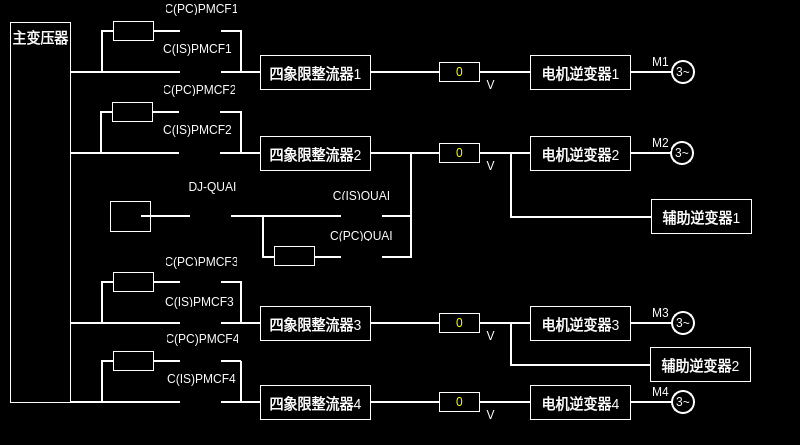
 <widget class="QWidget" name="DeviceData_MainConv">
  <property name="geometry">
   <rect>
    <x>0</x>
    <y>0</y>
    <width>800</width>
    <height>445</height>
   </rect>
  </property>
  <property name="windowTitle">
   <string>Form</string>
  </property>
  <property name="styleSheet">
   <string notr="true">QWidget
{
	background-color: black;
    font:12px;
}
QLabel
{
color:white;
}</string>
  </property>
  <widget class="QLabel" name="LBL_Maincnv">
   <property name="geometry">
    <rect>
     <x>10</x>
     <y>22</y>
     <width>61</width>
     <height>381</height>
    </rect>
   </property>
   <property name="styleSheet">
    <string notr="true">border:1px solid white;
font:14px;</string>
   </property>
   <property name="text">
    <string>主变压器</string>
   </property>
   <property name="alignment">
    <set>Qt::AlignHCenter|Qt::AlignTop</set>
   </property>
  </widget>
  <widget class="QLabel" name="LINE_15">
   <property name="geometry">
    <rect>
     <x>101</x>
     <y>31</y>
     <width>2</width>
     <height>42</height>
    </rect>
   </property>
   <property name="styleSheet">
    <string notr="true">background-color: rgb(255, 255, 255);</string>
   </property>
   <property name="text">
    <string/>
   </property>
  </widget>
  <widget class="QLabel" name="LBL_IS_CF1">
   <property name="geometry">
    <rect>
     <x>180</x>
     <y>56</y>
     <width>41</width>
     <height>25</height>
    </rect>
   </property>
   <property name="styleSheet">
    <string notr="true">border-image: url(:/images/images/SWopen.png);</string>
   </property>
   <property name="text">
    <string/>
   </property>
   <property name="alignment">
    <set>Qt::AlignCenter</set>
   </property>
  </widget>
  <widget class="QLabel" name="LBL_PC_CF1">
   <property name="geometry">
    <rect>
     <x>180</x>
     <y>15</y>
     <width>41</width>
     <height>25</height>
    </rect>
   </property>
   <property name="styleSheet">
    <string notr="true">border-image: url(:/images/images/SWopen.png);</string>
   </property>
   <property name="text">
    <string/>
   </property>
   <property name="alignment">
    <set>Qt::AlignCenter</set>
   </property>
  </widget>
  <widget class="QLabel" name="LINE_14">
   <property name="geometry">
    <rect>
     <x>71</x>
     <y>71</y>
     <width>600</width>
     <height>2</height>
    </rect>
   </property>
   <property name="styleSheet">
    <string notr="true">background-color: rgb(255, 255, 255);</string>
   </property>
   <property name="text">
    <string/>
   </property>
  </widget>
  <widget class="QLabel" name="LINE_13">
   <property name="geometry">
    <rect>
     <x>101</x>
     <y>30</y>
     <width>140</width>
     <height>2</height>
    </rect>
   </property>
   <property name="styleSheet">
    <string notr="true">background-color: rgb(255, 255, 255);</string>
   </property>
   <property name="text">
    <string/>
   </property>
  </widget>
  <widget class="QLabel" name="LBL_T1">
   <property name="geometry">
    <rect>
     <x>113</x>
     <y>21</y>
     <width>41</width>
     <height>20</height>
    </rect>
   </property>
   <property name="styleSheet">
    <string notr="true">border:1px solid white;</string>
   </property>
   <property name="text">
    <string/>
   </property>
   <property name="alignment">
    <set>Qt::AlignHCenter|Qt::AlignTop</set>
   </property>
  </widget>
  <widget class="QLabel" name="LINE_16">
   <property name="geometry">
    <rect>
     <x>100</x>
     <y>112</y>
     <width>2</width>
     <height>42</height>
    </rect>
   </property>
   <property name="styleSheet">
    <string notr="true">background-color: rgb(255, 255, 255);</string>
   </property>
   <property name="text">
    <string/>
   </property>
  </widget>
  <widget class="QLabel" name="LINE_17">
   <property name="geometry">
    <rect>
     <x>70</x>
     <y>152</y>
     <width>600</width>
     <height>2</height>
    </rect>
   </property>
   <property name="styleSheet">
    <string notr="true">background-color: rgb(255, 255, 255);</string>
   </property>
   <property name="text">
    <string/>
   </property>
  </widget>
  <widget class="QLabel" name="LINE_18">
   <property name="geometry">
    <rect>
     <x>100</x>
     <y>111</y>
     <width>140</width>
     <height>2</height>
    </rect>
   </property>
   <property name="styleSheet">
    <string notr="true">background-color: rgb(255, 255, 255);</string>
   </property>
   <property name="text">
    <string/>
   </property>
  </widget>
  <widget class="QLabel" name="LBL_PC_CF2">
   <property name="geometry">
    <rect>
     <x>179</x>
     <y>96</y>
     <width>41</width>
     <height>25</height>
    </rect>
   </property>
   <property name="styleSheet">
    <string notr="true">border-image: url(:/images/images/SWopen.png);</string>
   </property>
   <property name="text">
    <string/>
   </property>
   <property name="alignment">
    <set>Qt::AlignCenter</set>
   </property>
  </widget>
  <widget class="QLabel" name="LBL_IS_CF2">
   <property name="geometry">
    <rect>
     <x>179</x>
     <y>137</y>
     <width>41</width>
     <height>25</height>
    </rect>
   </property>
   <property name="styleSheet">
    <string notr="true">border-image: url(:/images/images/SWopen.png);</string>
   </property>
   <property name="text">
    <string/>
   </property>
   <property name="alignment">
    <set>Qt::AlignCenter</set>
   </property>
  </widget>
  <widget class="QLabel" name="LBL_T2">
   <property name="geometry">
    <rect>
     <x>112</x>
     <y>102</y>
     <width>41</width>
     <height>20</height>
    </rect>
   </property>
   <property name="styleSheet">
    <string notr="true">border:1px solid white;</string>
   </property>
   <property name="text">
    <string/>
   </property>
   <property name="alignment">
    <set>Qt::AlignHCenter|Qt::AlignTop</set>
   </property>
  </widget>
  <widget class="QLabel" name="LINE_19">
   <property name="geometry">
    <rect>
     <x>101</x>
     <y>282</y>
     <width>2</width>
     <height>42</height>
    </rect>
   </property>
   <property name="styleSheet">
    <string notr="true">background-color: rgb(255, 255, 255);</string>
   </property>
   <property name="text">
    <string/>
   </property>
  </widget>
  <widget class="QLabel" name="LINE_20">
   <property name="geometry">
    <rect>
     <x>71</x>
     <y>322</y>
     <width>600</width>
     <height>2</height>
    </rect>
   </property>
   <property name="styleSheet">
    <string notr="true">background-color: rgb(255, 255, 255);</string>
   </property>
   <property name="text">
    <string/>
   </property>
  </widget>
  <widget class="QLabel" name="LINE_21">
   <property name="geometry">
    <rect>
     <x>101</x>
     <y>281</y>
     <width>140</width>
     <height>2</height>
    </rect>
   </property>
   <property name="styleSheet">
    <string notr="true">background-color: rgb(255, 255, 255);</string>
   </property>
   <property name="text">
    <string/>
   </property>
  </widget>
  <widget class="QLabel" name="LBL_PC_CF3">
   <property name="geometry">
    <rect>
     <x>180</x>
     <y>266</y>
     <width>41</width>
     <height>25</height>
    </rect>
   </property>
   <property name="styleSheet">
    <string notr="true">border-image: url(:/images/images/SWopen.png);</string>
   </property>
   <property name="text">
    <string/>
   </property>
   <property name="alignment">
    <set>Qt::AlignCenter</set>
   </property>
  </widget>
  <widget class="QLabel" name="LBL_IS_CF3">
   <property name="geometry">
    <rect>
     <x>180</x>
     <y>307</y>
     <width>41</width>
     <height>25</height>
    </rect>
   </property>
   <property name="styleSheet">
    <string notr="true">border-image: url(:/images/images/SWopen.png);</string>
   </property>
   <property name="text">
    <string/>
   </property>
   <property name="alignment">
    <set>Qt::AlignCenter</set>
   </property>
  </widget>
  <widget class="QLabel" name="LBL_T3">
   <property name="geometry">
    <rect>
     <x>113</x>
     <y>272</y>
     <width>41</width>
     <height>20</height>
    </rect>
   </property>
   <property name="styleSheet">
    <string notr="true">border:1px solid white;</string>
   </property>
   <property name="text">
    <string/>
   </property>
   <property name="alignment">
    <set>Qt::AlignHCenter|Qt::AlignTop</set>
   </property>
  </widget>
  <widget class="QLabel" name="LINE_22">
   <property name="geometry">
    <rect>
     <x>101</x>
     <y>361</y>
     <width>2</width>
     <height>42</height>
    </rect>
   </property>
   <property name="styleSheet">
    <string notr="true">background-color: rgb(255, 255, 255);</string>
   </property>
   <property name="text">
    <string/>
   </property>
  </widget>
  <widget class="QLabel" name="LINE_23">
   <property name="geometry">
    <rect>
     <x>71</x>
     <y>401</y>
     <width>600</width>
     <height>2</height>
    </rect>
   </property>
   <property name="styleSheet">
    <string notr="true">background-color: rgb(255, 255, 255);</string>
   </property>
   <property name="text">
    <string/>
   </property>
  </widget>
  <widget class="QLabel" name="LINE_24">
   <property name="geometry">
    <rect>
     <x>101</x>
     <y>360</y>
     <width>140</width>
     <height>2</height>
    </rect>
   </property>
   <property name="styleSheet">
    <string notr="true">background-color: rgb(255, 255, 255);</string>
   </property>
   <property name="text">
    <string/>
   </property>
  </widget>
  <widget class="QLabel" name="LBL_PC_CF4">
   <property name="geometry">
    <rect>
     <x>180</x>
     <y>345</y>
     <width>41</width>
     <height>25</height>
    </rect>
   </property>
   <property name="styleSheet">
    <string notr="true">border-image: url(:/images/images/SWopen.png);</string>
   </property>
   <property name="text">
    <string/>
   </property>
   <property name="alignment">
    <set>Qt::AlignCenter</set>
   </property>
  </widget>
  <widget class="QLabel" name="LBL_IS_CF4">
   <property name="geometry">
    <rect>
     <x>180</x>
     <y>386</y>
     <width>41</width>
     <height>25</height>
    </rect>
   </property>
   <property name="styleSheet">
    <string notr="true">border-image: url(:/images/images/SWopen.png);</string>
   </property>
   <property name="text">
    <string/>
   </property>
   <property name="alignment">
    <set>Qt::AlignCenter</set>
   </property>
  </widget>
  <widget class="QLabel" name="LBL_T4">
   <property name="geometry">
    <rect>
     <x>113</x>
     <y>351</y>
     <width>41</width>
     <height>20</height>
    </rect>
   </property>
   <property name="styleSheet">
    <string notr="true">border:1px solid white;</string>
   </property>
   <property name="text">
    <string/>
   </property>
   <property name="alignment">
    <set>Qt::AlignHCenter|Qt::AlignTop</set>
   </property>
  </widget>
  <widget class="QLabel" name="LBL_QUAI">
   <property name="geometry">
    <rect>
     <x>110</x>
     <y>201</y>
     <width>41</width>
     <height>31</height>
    </rect>
   </property>
   <property name="styleSheet">
    <string notr="true">border:1px solid white;
image: url(:/images/images/PCQUAI.png);</string>
   </property>
   <property name="text">
    <string/>
   </property>
   <property name="alignment">
    <set>Qt::AlignCenter</set>
   </property>
  </widget>
  <widget class="QLabel" name="LINE_5">
   <property name="geometry">
    <rect>
     <x>141</x>
     <y>215</y>
     <width>270</width>
     <height>2</height>
    </rect>
   </property>
   <property name="styleSheet">
    <string notr="true">background-color: rgb(255, 255, 255);</string>
   </property>
   <property name="text">
    <string/>
   </property>
  </widget>
  <widget class="QLabel" name="LBL_Tip_4">
   <property name="geometry">
    <rect>
     <x>182</x>
     <y>178</y>
     <width>61</width>
     <height>17</height>
    </rect>
   </property>
   <property name="text">
    <string>DJ-QUAI</string>
   </property>
   <property name="alignment">
    <set>Qt::AlignCenter</set>
   </property>
  </widget>
  <widget class="QLabel" name="LBL_DJQUAI">
   <property name="geometry">
    <rect>
     <x>190</x>
     <y>200</y>
     <width>41</width>
     <height>25</height>
    </rect>
   </property>
   <property name="styleSheet">
    <string notr="true">border-image: url(:/images/images/PHopen.png);</string>
   </property>
   <property name="text">
    <string/>
   </property>
   <property name="alignment">
    <set>Qt::AlignCenter</set>
   </property>
  </widget>
  <widget class="QLabel" name="LBL_T5">
   <property name="geometry">
    <rect>
     <x>274</x>
     <y>246</y>
     <width>41</width>
     <height>20</height>
    </rect>
   </property>
   <property name="styleSheet">
    <string notr="true">border:1px solid white;</string>
   </property>
   <property name="text">
    <string/>
   </property>
   <property name="alignment">
    <set>Qt::AlignHCenter|Qt::AlignTop</set>
   </property>
  </widget>
  <widget class="QLabel" name="LINE_25">
   <property name="geometry">
    <rect>
     <x>262</x>
     <y>256</y>
     <width>150</width>
     <height>2</height>
    </rect>
   </property>
   <property name="styleSheet">
    <string notr="true">background-color: rgb(255, 255, 255);</string>
   </property>
   <property name="text">
    <string/>
   </property>
  </widget>
  <widget class="QLabel" name="LINE_26">
   <property name="geometry">
    <rect>
     <x>262</x>
     <y>216</y>
     <width>2</width>
     <height>42</height>
    </rect>
   </property>
   <property name="styleSheet">
    <string notr="true">background-color: rgb(255, 255, 255);</string>
   </property>
   <property name="text">
    <string/>
   </property>
  </widget>
  <widget class="QLabel" name="LBL_IS_QUAI">
   <property name="geometry">
    <rect>
     <x>341</x>
     <y>200</y>
     <width>41</width>
     <height>25</height>
    </rect>
   </property>
   <property name="styleSheet">
    <string notr="true">border-image: url(:/images/images/SWopen.png);</string>
   </property>
   <property name="text">
    <string/>
   </property>
   <property name="alignment">
    <set>Qt::AlignCenter</set>
   </property>
  </widget>
  <widget class="QLabel" name="LBL_PC_QUAI">
   <property name="geometry">
    <rect>
     <x>341</x>
     <y>241</y>
     <width>41</width>
     <height>25</height>
    </rect>
   </property>
   <property name="styleSheet">
    <string notr="true">border-image: url(:/images/images/SWopen.png);</string>
   </property>
   <property name="text">
    <string/>
   </property>
   <property name="alignment">
    <set>Qt::AlignCenter</set>
   </property>
  </widget>
  <widget class="QLabel" name="LBL_4QS1">
   <property name="geometry">
    <rect>
     <x>260</x>
     <y>55</y>
     <width>111</width>
     <height>35</height>
    </rect>
   </property>
   <property name="styleSheet">
    <string notr="true">border:1px solid white;
font:14px;</string>
   </property>
   <property name="text">
    <string>四象限整流器1</string>
   </property>
   <property name="alignment">
    <set>Qt::AlignCenter</set>
   </property>
  </widget>
  <widget class="QLabel" name="LBL_4QS2">
   <property name="geometry">
    <rect>
     <x>260</x>
     <y>136</y>
     <width>111</width>
     <height>35</height>
    </rect>
   </property>
   <property name="styleSheet">
    <string notr="true">border:1px solid white;
font:14px;</string>
   </property>
   <property name="text">
    <string>四象限整流器2</string>
   </property>
   <property name="alignment">
    <set>Qt::AlignCenter</set>
   </property>
  </widget>
  <widget class="QLabel" name="LINE_27">
   <property name="geometry">
    <rect>
     <x>240</x>
     <y>111</y>
     <width>2</width>
     <height>42</height>
    </rect>
   </property>
   <property name="styleSheet">
    <string notr="true">background-color: rgb(255, 255, 255);</string>
   </property>
   <property name="text">
    <string/>
   </property>
  </widget>
  <widget class="QLabel" name="LINE_28">
   <property name="geometry">
    <rect>
     <x>240</x>
     <y>30</y>
     <width>2</width>
     <height>42</height>
    </rect>
   </property>
   <property name="styleSheet">
    <string notr="true">background-color: rgb(255, 255, 255);</string>
   </property>
   <property name="text">
    <string/>
   </property>
  </widget>
  <widget class="QLabel" name="LINE_29">
   <property name="geometry">
    <rect>
     <x>240</x>
     <y>281</y>
     <width>2</width>
     <height>42</height>
    </rect>
   </property>
   <property name="styleSheet">
    <string notr="true">background-color: rgb(255, 255, 255);</string>
   </property>
   <property name="text">
    <string/>
   </property>
  </widget>
  <widget class="QLabel" name="LINE_30">
   <property name="geometry">
    <rect>
     <x>240</x>
     <y>361</y>
     <width>2</width>
     <height>42</height>
    </rect>
   </property>
   <property name="styleSheet">
    <string notr="true">background-color: rgb(255, 255, 255);</string>
   </property>
   <property name="text">
    <string/>
   </property>
  </widget>
  <widget class="QLabel" name="LBL_4QS3">
   <property name="geometry">
    <rect>
     <x>260</x>
     <y>306</y>
     <width>111</width>
     <height>35</height>
    </rect>
   </property>
   <property name="styleSheet">
    <string notr="true">border:1px solid white;
font:14px;</string>
   </property>
   <property name="text">
    <string>四象限整流器3</string>
   </property>
   <property name="alignment">
    <set>Qt::AlignCenter</set>
   </property>
  </widget>
  <widget class="QLabel" name="LBL_4QS4">
   <property name="geometry">
    <rect>
     <x>260</x>
     <y>385</y>
     <width>111</width>
     <height>35</height>
    </rect>
   </property>
   <property name="styleSheet">
    <string notr="true">border:1px solid white;
font:14px;</string>
   </property>
   <property name="text">
    <string>四象限整流器4</string>
   </property>
   <property name="alignment">
    <set>Qt::AlignCenter</set>
   </property>
  </widget>
  <widget class="QLabel" name="LBL_Volta1">
   <property name="geometry">
    <rect>
     <x>439</x>
     <y>62</y>
     <width>41</width>
     <height>20</height>
    </rect>
   </property>
   <property name="styleSheet">
    <string notr="true">border:1px solid white;
color:rgb(255,255,0);</string>
   </property>
   <property name="text">
    <string>0</string>
   </property>
   <property name="alignment">
    <set>Qt::AlignCenter</set>
   </property>
  </widget>
  <widget class="QLabel" name="LBL_Volta2">
   <property name="geometry">
    <rect>
     <x>439</x>
     <y>143</y>
     <width>41</width>
     <height>20</height>
    </rect>
   </property>
   <property name="styleSheet">
    <string notr="true">border:1px solid white;
color:rgb(255,255,0);</string>
   </property>
   <property name="text">
    <string>0</string>
   </property>
   <property name="alignment">
    <set>Qt::AlignCenter</set>
   </property>
  </widget>
  <widget class="QLabel" name="LBL_Volta3">
   <property name="geometry">
    <rect>
     <x>439</x>
     <y>313</y>
     <width>41</width>
     <height>20</height>
    </rect>
   </property>
   <property name="styleSheet">
    <string notr="true">border:1px solid white;
color:rgb(255,255,0);</string>
   </property>
   <property name="text">
    <string>0</string>
   </property>
   <property name="alignment">
    <set>Qt::AlignCenter</set>
   </property>
  </widget>
  <widget class="QLabel" name="LBL_Volta4">
   <property name="geometry">
    <rect>
     <x>439</x>
     <y>392</y>
     <width>41</width>
     <height>20</height>
    </rect>
   </property>
   <property name="styleSheet">
    <string notr="true">border:1px solid white;
color:rgb(255,255,0);</string>
   </property>
   <property name="text">
    <string>0</string>
   </property>
   <property name="alignment">
    <set>Qt::AlignCenter</set>
   </property>
  </widget>
  <widget class="QLabel" name="LINE_31">
   <property name="geometry">
    <rect>
     <x>410</x>
     <y>153</y>
     <width>2</width>
     <height>105</height>
    </rect>
   </property>
   <property name="styleSheet">
    <string notr="true">background-color: rgb(255, 255, 255);</string>
   </property>
   <property name="text">
    <string/>
   </property>
  </widget>
  <widget class="QLabel" name="LBL_Tip_5">
   <property name="geometry">
    <rect>
     <x>480</x>
     <y>76</y>
     <width>21</width>
     <height>17</height>
    </rect>
   </property>
   <property name="text">
    <string>V</string>
   </property>
   <property name="alignment">
    <set>Qt::AlignCenter</set>
   </property>
  </widget>
  <widget class="QLabel" name="LBL_Tip_6">
   <property name="geometry">
    <rect>
     <x>480</x>
     <y>157</y>
     <width>21</width>
     <height>17</height>
    </rect>
   </property>
   <property name="text">
    <string>V</string>
   </property>
   <property name="alignment">
    <set>Qt::AlignCenter</set>
   </property>
  </widget>
  <widget class="QLabel" name="LBL_Tip_7">
   <property name="geometry">
    <rect>
     <x>480</x>
     <y>327</y>
     <width>21</width>
     <height>17</height>
    </rect>
   </property>
   <property name="text">
    <string>V</string>
   </property>
   <property name="alignment">
    <set>Qt::AlignCenter</set>
   </property>
  </widget>
  <widget class="QLabel" name="LBL_Tip_8">
   <property name="geometry">
    <rect>
     <x>480</x>
     <y>406</y>
     <width>21</width>
     <height>17</height>
    </rect>
   </property>
   <property name="text">
    <string>V</string>
   </property>
   <property name="alignment">
    <set>Qt::AlignCenter</set>
   </property>
  </widget>
  <widget class="QLabel" name="LBL_INV2">
   <property name="geometry">
    <rect>
     <x>530</x>
     <y>136</y>
     <width>101</width>
     <height>35</height>
    </rect>
   </property>
   <property name="styleSheet">
    <string notr="true">border:1px solid white;
font:14px;</string>
   </property>
   <property name="text">
    <string>电机逆变器2</string>
   </property>
   <property name="alignment">
    <set>Qt::AlignCenter</set>
   </property>
  </widget>
  <widget class="QLabel" name="LBL_INV4">
   <property name="geometry">
    <rect>
     <x>530</x>
     <y>385</y>
     <width>101</width>
     <height>35</height>
    </rect>
   </property>
   <property name="styleSheet">
    <string notr="true">border:1px solid white;
font:14px;</string>
   </property>
   <property name="text">
    <string>电机逆变器4</string>
   </property>
   <property name="alignment">
    <set>Qt::AlignCenter</set>
   </property>
  </widget>
  <widget class="QLabel" name="LBL_INV1">
   <property name="geometry">
    <rect>
     <x>530</x>
     <y>55</y>
     <width>101</width>
     <height>35</height>
    </rect>
   </property>
   <property name="styleSheet">
    <string notr="true">border:1px solid white;
font:14px;</string>
   </property>
   <property name="text">
    <string>电机逆变器1</string>
   </property>
   <property name="alignment">
    <set>Qt::AlignCenter</set>
   </property>
  </widget>
  <widget class="QLabel" name="LBL_INV3">
   <property name="geometry">
    <rect>
     <x>530</x>
     <y>306</y>
     <width>101</width>
     <height>35</height>
    </rect>
   </property>
   <property name="styleSheet">
    <string notr="true">border:1px solid white;
font:14px;</string>
   </property>
   <property name="text">
    <string>电机逆变器3</string>
   </property>
   <property name="alignment">
    <set>Qt::AlignCenter</set>
   </property>
  </widget>
  <widget class="QLabel" name="LBL_M1">
   <property name="geometry">
    <rect>
     <x>671</x>
     <y>60</y>
     <width>24</width>
     <height>24</height>
    </rect>
   </property>
   <property name="styleSheet">
    <string notr="true">border:2px solid white;
border-radius:12px;</string>
   </property>
   <property name="text">
    <string>3~</string>
   </property>
   <property name="alignment">
    <set>Qt::AlignCenter</set>
   </property>
  </widget>
  <widget class="QLabel" name="LBL_M2">
   <property name="geometry">
    <rect>
     <x>670</x>
     <y>141</y>
     <width>24</width>
     <height>24</height>
    </rect>
   </property>
   <property name="styleSheet">
    <string notr="true">border:2px solid white;
border-radius:12px;</string>
   </property>
   <property name="text">
    <string>3~</string>
   </property>
   <property name="alignment">
    <set>Qt::AlignCenter</set>
   </property>
  </widget>
  <widget class="QLabel" name="LBL_M3">
   <property name="geometry">
    <rect>
     <x>671</x>
     <y>311</y>
     <width>24</width>
     <height>24</height>
    </rect>
   </property>
   <property name="styleSheet">
    <string notr="true">border:2px solid white;
border-radius:12px;</string>
   </property>
   <property name="text">
    <string>3~</string>
   </property>
   <property name="alignment">
    <set>Qt::AlignCenter</set>
   </property>
  </widget>
  <widget class="QLabel" name="LBL_M4">
   <property name="geometry">
    <rect>
     <x>671</x>
     <y>390</y>
     <width>24</width>
     <height>24</height>
    </rect>
   </property>
   <property name="styleSheet">
    <string notr="true">border:2px solid white;
border-radius:12px;</string>
   </property>
   <property name="text">
    <string>3~</string>
   </property>
   <property name="alignment">
    <set>Qt::AlignCenter</set>
   </property>
  </widget>
  <widget class="QLabel" name="LBL_SIV1">
   <property name="geometry">
    <rect>
     <x>651</x>
     <y>199</y>
     <width>101</width>
     <height>35</height>
    </rect>
   </property>
   <property name="styleSheet">
    <string notr="true">border:1px solid white;
font:14px;</string>
   </property>
   <property name="text">
    <string>辅助逆变器1</string>
   </property>
   <property name="alignment">
    <set>Qt::AlignCenter</set>
   </property>
  </widget>
  <widget class="QLabel" name="LINE_32">
   <property name="geometry">
    <rect>
     <x>510</x>
     <y>153</y>
     <width>2</width>
     <height>65</height>
    </rect>
   </property>
   <property name="styleSheet">
    <string notr="true">background-color: rgb(255, 255, 255);</string>
   </property>
   <property name="text">
    <string/>
   </property>
  </widget>
  <widget class="QLabel" name="LINE_33">
   <property name="geometry">
    <rect>
     <x>511</x>
     <y>216</y>
     <width>140</width>
     <height>2</height>
    </rect>
   </property>
   <property name="styleSheet">
    <string notr="true">background-color: rgb(255, 255, 255);</string>
   </property>
   <property name="text">
    <string/>
   </property>
  </widget>
  <widget class="QLabel" name="LINE_34">
   <property name="geometry">
    <rect>
     <x>510</x>
     <y>364</y>
     <width>140</width>
     <height>2</height>
    </rect>
   </property>
   <property name="styleSheet">
    <string notr="true">background-color: rgb(255, 255, 255);</string>
   </property>
   <property name="text">
    <string/>
   </property>
  </widget>
  <widget class="QLabel" name="LINE_35">
   <property name="geometry">
    <rect>
     <x>510</x>
     <y>322</y>
     <width>2</width>
     <height>44</height>
    </rect>
   </property>
   <property name="styleSheet">
    <string notr="true">background-color: rgb(255, 255, 255);</string>
   </property>
   <property name="text">
    <string/>
   </property>
  </widget>
  <widget class="QLabel" name="LBL_SIV2">
   <property name="geometry">
    <rect>
     <x>650</x>
     <y>347</y>
     <width>101</width>
     <height>35</height>
    </rect>
   </property>
   <property name="styleSheet">
    <string notr="true">border:1px solid white;
font:14px;</string>
   </property>
   <property name="text">
    <string>辅助逆变器2</string>
   </property>
   <property name="alignment">
    <set>Qt::AlignCenter</set>
   </property>
  </widget>
  <widget class="QLabel" name="LBL_Tip_9">
   <property name="geometry">
    <rect>
     <x>166</x>
     <y>0</y>
     <width>71</width>
     <height>17</height>
    </rect>
   </property>
   <property name="text">
    <string>C(PC)PMCF1</string>
   </property>
   <property name="alignment">
    <set>Qt::AlignCenter</set>
   </property>
  </widget>
  <widget class="QLabel" name="LBL_Tip_10">
   <property name="geometry">
    <rect>
     <x>164</x>
     <y>81</y>
     <width>71</width>
     <height>17</height>
    </rect>
   </property>
   <property name="text">
    <string>C(PC)PMCF2</string>
   </property>
   <property name="alignment">
    <set>Qt::AlignCenter</set>
   </property>
  </widget>
  <widget class="QLabel" name="LBL_Tip_11">
   <property name="geometry">
    <rect>
     <x>162</x>
     <y>40</y>
     <width>71</width>
     <height>17</height>
    </rect>
   </property>
   <property name="text">
    <string>C(IS)PMCF1</string>
   </property>
   <property name="alignment">
    <set>Qt::AlignCenter</set>
   </property>
  </widget>
  <widget class="QLabel" name="LBL_Tip_12">
   <property name="geometry">
    <rect>
     <x>162</x>
     <y>121</y>
     <width>71</width>
     <height>17</height>
    </rect>
   </property>
   <property name="text">
    <string>C(IS)PMCF2</string>
   </property>
   <property name="alignment">
    <set>Qt::AlignCenter</set>
   </property>
  </widget>
  <widget class="QLabel" name="LBL_Tip_13">
   <property name="geometry">
    <rect>
     <x>164</x>
     <y>293</y>
     <width>71</width>
     <height>17</height>
    </rect>
   </property>
   <property name="text">
    <string>C(IS)PMCF3</string>
   </property>
   <property name="alignment">
    <set>Qt::AlignCenter</set>
   </property>
  </widget>
  <widget class="QLabel" name="LBL_Tip_14">
   <property name="geometry">
    <rect>
     <x>166</x>
     <y>253</y>
     <width>71</width>
     <height>17</height>
    </rect>
   </property>
   <property name="text">
    <string>C(PC)PMCF3</string>
   </property>
   <property name="alignment">
    <set>Qt::AlignCenter</set>
   </property>
  </widget>
  <widget class="QLabel" name="LBL_Tip_15">
   <property name="geometry">
    <rect>
     <x>166</x>
     <y>370</y>
     <width>71</width>
     <height>17</height>
    </rect>
   </property>
   <property name="text">
    <string>C(IS)PMCF4</string>
   </property>
   <property name="alignment">
    <set>Qt::AlignCenter</set>
   </property>
  </widget>
  <widget class="QLabel" name="LBL_Tip_16">
   <property name="geometry">
    <rect>
     <x>167</x>
     <y>330</y>
     <width>71</width>
     <height>17</height>
    </rect>
   </property>
   <property name="text">
    <string>C(PC)PMCF4</string>
   </property>
   <property name="alignment">
    <set>Qt::AlignCenter</set>
   </property>
  </widget>
  <widget class="QLabel" name="LBL_Tip_17">
   <property name="geometry">
    <rect>
     <x>326</x>
     <y>187</y>
     <width>71</width>
     <height>17</height>
    </rect>
   </property>
   <property name="text">
    <string>C(IS)QUAI</string>
   </property>
   <property name="alignment">
    <set>Qt::AlignCenter</set>
   </property>
  </widget>
  <widget class="QLabel" name="LBL_Tip_18">
   <property name="geometry">
    <rect>
     <x>326</x>
     <y>227</y>
     <width>71</width>
     <height>17</height>
    </rect>
   </property>
   <property name="text">
    <string>C(PC)QUAI</string>
   </property>
   <property name="alignment">
    <set>Qt::AlignCenter</set>
   </property>
  </widget>
  <widget class="QLabel" name="LBL_Tip_19">
   <property name="geometry">
    <rect>
     <x>650</x>
     <y>134</y>
     <width>21</width>
     <height>17</height>
    </rect>
   </property>
   <property name="text">
    <string>M2</string>
   </property>
   <property name="alignment">
    <set>Qt::AlignCenter</set>
   </property>
  </widget>
  <widget class="QLabel" name="LBL_Tip_20">
   <property name="geometry">
    <rect>
     <x>650</x>
     <y>383</y>
     <width>21</width>
     <height>17</height>
    </rect>
   </property>
   <property name="text">
    <string>M4</string>
   </property>
   <property name="alignment">
    <set>Qt::AlignCenter</set>
   </property>
  </widget>
  <widget class="QLabel" name="LBL_Tip_21">
   <property name="geometry">
    <rect>
     <x>650</x>
     <y>53</y>
     <width>21</width>
     <height>17</height>
    </rect>
   </property>
   <property name="text">
    <string>M1</string>
   </property>
   <property name="alignment">
    <set>Qt::AlignCenter</set>
   </property>
  </widget>
  <widget class="QLabel" name="LBL_Tip_22">
   <property name="geometry">
    <rect>
     <x>650</x>
     <y>304</y>
     <width>21</width>
     <height>17</height>
    </rect>
   </property>
   <property name="text">
    <string>M3</string>
   </property>
   <property name="alignment">
    <set>Qt::AlignCenter</set>
   </property>
  </widget>
  <zorder>LBL_Tip_7</zorder>
  <zorder>LBL_Maincnv</zorder>
  <zorder>LINE_15</zorder>
  <zorder>LINE_14</zorder>
  <zorder>LINE_13</zorder>
  <zorder>LBL_T1</zorder>
  <zorder>LINE_16</zorder>
  <zorder>LINE_17</zorder>
  <zorder>LINE_18</zorder>
  <zorder>LBL_IS_CF2</zorder>
  <zorder>LBL_T2</zorder>
  <zorder>LINE_19</zorder>
  <zorder>LINE_20</zorder>
  <zorder>LINE_21</zorder>
  <zorder>LBL_T3</zorder>
  <zorder>LINE_22</zorder>
  <zorder>LINE_23</zorder>
  <zorder>LINE_24</zorder>
  <zorder>LBL_PC_CF4</zorder>
  <zorder>LBL_IS_CF4</zorder>
  <zorder>LBL_T4</zorder>
  <zorder>LBL_QUAI</zorder>
  <zorder>LINE_5</zorder>
  <zorder>LBL_Tip_4</zorder>
  <zorder>LBL_DJQUAI</zorder>
  <zorder>LINE_25</zorder>
  <zorder>LINE_26</zorder>
  <zorder>LBL_T5</zorder>
  <zorder>LBL_4QS1</zorder>
  <zorder>LBL_4QS2</zorder>
  <zorder>LINE_27</zorder>
  <zorder>LINE_28</zorder>
  <zorder>LINE_29</zorder>
  <zorder>LINE_30</zorder>
  <zorder>LBL_4QS3</zorder>
  <zorder>LBL_4QS4</zorder>
  <zorder>LBL_Volta1</zorder>
  <zorder>LBL_Volta2</zorder>
  <zorder>LBL_Volta3</zorder>
  <zorder>LBL_Volta4</zorder>
  <zorder>LINE_31</zorder>
  <zorder>LBL_Tip_5</zorder>
  <zorder>LBL_Tip_6</zorder>
  <zorder>LBL_Tip_8</zorder>
  <zorder>LBL_INV2</zorder>
  <zorder>LBL_INV4</zorder>
  <zorder>LBL_INV1</zorder>
  <zorder>LBL_INV3</zorder>
  <zorder>LBL_M1</zorder>
  <zorder>LBL_M2</zorder>
  <zorder>LBL_M3</zorder>
  <zorder>LBL_M4</zorder>
  <zorder>LBL_SIV1</zorder>
  <zorder>LINE_32</zorder>
  <zorder>LINE_33</zorder>
  <zorder>LINE_34</zorder>
  <zorder>LINE_35</zorder>
  <zorder>LBL_SIV2</zorder>
  <zorder>LBL_Tip_9</zorder>
  <zorder>LBL_PC_CF1</zorder>
  <zorder>LBL_Tip_10</zorder>
  <zorder>LBL_PC_CF2</zorder>
  <zorder>LBL_IS_CF1</zorder>
  <zorder>LBL_Tip_11</zorder>
  <zorder>LBL_Tip_12</zorder>
  <zorder>LBL_Tip_13</zorder>
  <zorder>LBL_Tip_14</zorder>
  <zorder>LBL_PC_CF3</zorder>
  <zorder>LBL_IS_CF3</zorder>
  <zorder>LBL_Tip_15</zorder>
  <zorder>LBL_Tip_16</zorder>
  <zorder>LBL_Tip_17</zorder>
  <zorder>LBL_Tip_18</zorder>
  <zorder>LBL_IS_QUAI</zorder>
  <zorder>LBL_PC_QUAI</zorder>
  <zorder>LBL_Tip_19</zorder>
  <zorder>LBL_Tip_20</zorder>
  <zorder>LBL_Tip_21</zorder>
  <zorder>LBL_Tip_22</zorder>
 </widget>
